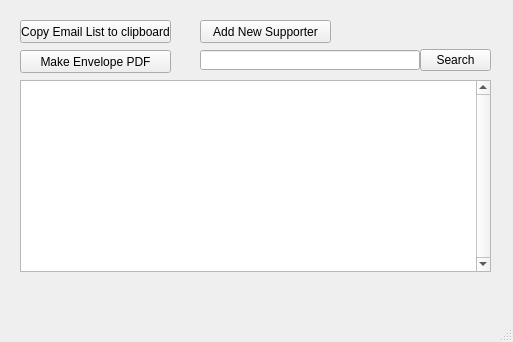
<?xml version="1.0" encoding="UTF-8"?>
<ui version="4.0">
 <class>MainWindow</class>
 <widget class="QMainWindow" name="MainWindow">
  <property name="geometry">
   <rect>
    <x>0</x>
    <y>0</y>
    <width>513</width>
    <height>342</height>
   </rect>
  </property>
  <property name="contextMenuPolicy">
   <enum>Qt::DefaultContextMenu</enum>
  </property>
  <property name="windowTitle">
   <string>CICCU Database App</string>
  </property>
  <property name="unifiedTitleAndToolBarOnMac">
   <bool>false</bool>
  </property>
  <widget class="QWidget" name="centralwidget">
   <widget class="QListWidget" name="searchList">
    <property name="geometry">
     <rect>
      <x>20</x>
      <y>80</y>
      <width>471</width>
      <height>192</height>
     </rect>
    </property>
    <property name="verticalScrollBarPolicy">
     <enum>Qt::ScrollBarAlwaysOn</enum>
    </property>
    <property name="sizeAdjustPolicy">
     <enum>QAbstractScrollArea::AdjustIgnored</enum>
    </property>
   </widget>
   <widget class="QPushButton" name="btnEmailCopy">
    <property name="geometry">
     <rect>
      <x>20</x>
      <y>20</y>
      <width>151</width>
      <height>23</height>
     </rect>
    </property>
    <property name="text">
     <string>Copy Email List to clipboard</string>
    </property>
   </widget>
   <widget class="QLineEdit" name="searchText">
    <property name="geometry">
     <rect>
      <x>200</x>
      <y>50</y>
      <width>220</width>
      <height>20</height>
     </rect>
    </property>
   </widget>
   <widget class="QPushButton" name="btnSearch">
    <property name="geometry">
     <rect>
      <x>420</x>
      <y>49</y>
      <width>71</width>
      <height>22</height>
     </rect>
    </property>
    <property name="text">
     <string>Search</string>
    </property>
   </widget>
   <widget class="QPushButton" name="btnAddSupporter">
    <property name="enabled">
     <bool>true</bool>
    </property>
    <property name="geometry">
     <rect>
      <x>200</x>
      <y>20</y>
      <width>131</width>
      <height>23</height>
     </rect>
    </property>
    <property name="text">
     <string>Add New Supporter</string>
    </property>
   </widget>
   <widget class="QPushButton" name="btnPDF">
    <property name="geometry">
     <rect>
      <x>20</x>
      <y>50</y>
      <width>151</width>
      <height>23</height>
     </rect>
    </property>
    <property name="text">
     <string>Make Envelope PDF</string>
    </property>
   </widget>
  </widget>
  <widget class="QMenuBar" name="menubar">
   <property name="geometry">
    <rect>
     <x>0</x>
     <y>0</y>
     <width>513</width>
     <height>21</height>
    </rect>
   </property>
  </widget>
  <widget class="QStatusBar" name="statusbar"/>
 </widget>
 <resources/>
 <connections/>
</ui>
